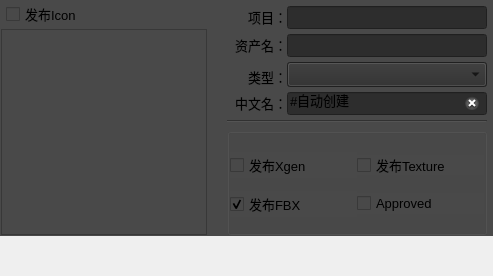
       <widget class="QWidget" name="rig_tab">
        <attribute name="title">
         <string>Rig</string>
        </attribute>
        <layout class="QVBoxLayout" name="verticalLayout_6">
         <property name="spacing">
          <number>0</number>
         </property>
         <property name="leftMargin">
          <number>0</number>
         </property>
         <property name="topMargin">
          <number>0</number>
         </property>
         <property name="rightMargin">
          <number>0</number>
         </property>
         <property name="bottomMargin">
          <number>0</number>
         </property>
         <item>
          <layout class="QVBoxLayout" name="verticalLayout_3">
           <item>
            <widget class="QFrame" name="frame_3">
             <property name="styleSheet">
              <string notr="true">background-color: rgb(73, 73, 73);</string>
             </property>
             <property name="frameShape">
              <enum>QFrame::Shape::NoFrame</enum>
             </property>
             <property name="frameShadow">
              <enum>QFrame::Shadow::Sunken</enum>
             </property>
             <layout class="QHBoxLayout" name="horizontalLayout_10" stretch="0,5">
              <property name="spacing">
               <number>5</number>
              </property>
              <property name="leftMargin">
               <number>1</number>
              </property>
              <property name="topMargin">
               <number>1</number>
              </property>
              <property name="rightMargin">
               <number>1</number>
              </property>
              <property name="bottomMargin">
               <number>1</number>
              </property>
              <item>
               <layout class="QVBoxLayout" name="verticalLayout_4">
                <property name="spacing">
                 <number>2</number>
                </property>
                <item>
                 <layout class="QHBoxLayout" name="horizontalLayout_11" stretch="5,1,0,1">
                  <property name="spacing">
                   <number>0</number>
                  </property>
                  <property name="leftMargin">
                   <number>5</number>
                  </property>
                  <property name="rightMargin">
                   <number>5</number>
                  </property>
                  <item>
                   <widget class="QCheckBox" name="icon_cBox_rig">
                    <property name="font">
                     <font>
                      <family>Microsoft YaHei UI</family>
                      <pointsize>10</pointsize>
                     </font>
                    </property>
                    <property name="styleSheet">
                     <string notr="true"/>
                    </property>
                    <property name="text">
                     <string>发布Icon</string>
                    </property>
                    <property name="checked">
                     <bool>false</bool>
                    </property>
                   </widget>
                  </item>
                  <item>
                   <spacer name="horizontalSpacer_3">
                    <property name="orientation">
                     <enum>Qt::Orientation::Horizontal</enum>
                    </property>
                    <property name="sizeType">
                     <enum>QSizePolicy::Policy::Fixed</enum>
                    </property>
                    <property name="sizeHint" stdset="0">
                     <size>
                      <width>80</width>
                      <height>25</height>
                     </size>
                    </property>
                   </spacer>
                  </item>
                  <item>
                   <widget class="QPushButton" name="capture_btn_rig">
                    <property name="minimumSize">
                     <size>
                      <width>25</width>
                      <height>25</height>
                     </size>
                    </property>
                    <property name="maximumSize">
                     <size>
                      <width>25</width>
                      <height>25</height>
                     </size>
                    </property>
                    <property name="text">
                     <string/>
                    </property>
                    <property name="iconSize">
                     <size>
                      <width>22</width>
                      <height>22</height>
                     </size>
                    </property>
                    <property name="flat">
                     <bool>true</bool>
                    </property>
                   </widget>
                  </item>
                  <item>
                   <widget class="QPushButton" name="render_bttn_rig">
                    <property name="sizePolicy">
                     <sizepolicy hsizetype="Fixed" vsizetype="Fixed">
                      <horstretch>0</horstretch>
                      <verstretch>0</verstretch>
                     </sizepolicy>
                    </property>
                    <property name="minimumSize">
                     <size>
                      <width>25</width>
                      <height>25</height>
                     </size>
                    </property>
                    <property name="maximumSize">
                     <size>
                      <width>25</width>
                      <height>25</height>
                     </size>
                    </property>
                    <property name="toolTip">
                     <string>&lt;html&gt;&lt;head/&gt;&lt;body&gt;&lt;p&gt;&lt;span style=&quot; font-size:10pt;&quot;&gt;重新渲染图标&lt;/span&gt;&lt;/p&gt;&lt;/body&gt;&lt;/html&gt;</string>
                    </property>
                    <property name="text">
                     <string/>
                    </property>
                    <property name="iconSize">
                     <size>
                      <width>22</width>
                      <height>22</height>
                     </size>
                    </property>
                    <property name="flat">
                     <bool>true</bool>
                    </property>
                   </widget>
                  </item>
                 </layout>
                </item>
                <item>
                 <widget class="QFrame" name="frame_4">
                  <property name="sizePolicy">
                   <sizepolicy hsizetype="Fixed" vsizetype="Fixed">
                    <horstretch>0</horstretch>
                    <verstretch>0</verstretch>
                   </sizepolicy>
                  </property>
                  <property name="minimumSize">
                   <size>
                    <width>206</width>
                    <height>206</height>
                   </size>
                  </property>
                  <property name="maximumSize">
                   <size>
                    <width>206</width>
                    <height>206</height>
                   </size>
                  </property>
                  <property name="frameShape">
                   <enum>QFrame::Shape::StyledPanel</enum>
                  </property>
                  <property name="frameShadow">
                   <enum>QFrame::Shadow::Raised</enum>
                  </property>
                  <layout class="QGridLayout" name="gridLayout_4">
                   <property name="leftMargin">
                    <number>1</number>
                   </property>
                   <property name="topMargin">
                    <number>1</number>
                   </property>
                   <property name="rightMargin">
                    <number>1</number>
                   </property>
                   <property name="bottomMargin">
                    <number>1</number>
                   </property>
                   <property name="spacing">
                    <number>1</number>
                   </property>
                   <item row="0" column="0">
                    <widget class="QLabel" name="Preview_label_rig">
                     <property name="sizePolicy">
                      <sizepolicy hsizetype="Fixed" vsizetype="Fixed">
                       <horstretch>0</horstretch>
                       <verstretch>0</verstretch>
                      </sizepolicy>
                     </property>
                     <property name="minimumSize">
                      <size>
                       <width>200</width>
                       <height>200</height>
                      </size>
                     </property>
                     <property name="maximumSize">
                      <size>
                       <width>200</width>
                       <height>200</height>
                      </size>
                     </property>
                     <property name="text">
                      <string/>
                     </property>
                     <property name="scaledContents">
                      <bool>true</bool>
                     </property>
                    </widget>
                   </item>
                  </layout>
                 </widget>
                </item>
               </layout>
              </item>
              <item>
               <layout class="QVBoxLayout" name="verticalLayout_14">
                <property name="spacing">
                 <number>5</number>
                </property>
                <property name="sizeConstraint">
                 <enum>QLayout::SizeConstraint::SetMaximumSize</enum>
                </property>
                <property name="leftMargin">
                 <number>5</number>
                </property>
                <property name="topMargin">
                 <number>5</number>
                </property>
                <property name="rightMargin">
                 <number>5</number>
                </property>
                <item>
                 <layout class="QHBoxLayout" name="horizontalLayout_12">
                  <property name="spacing">
                   <number>0</number>
                  </property>
                  <item>
                   <widget class="QLabel" name="label_7">
                    <property name="sizePolicy">
                     <sizepolicy hsizetype="Preferred" vsizetype="Fixed">
                      <horstretch>0</horstretch>
                      <verstretch>0</verstretch>
                     </sizepolicy>
                    </property>
                    <property name="minimumSize">
                     <size>
                      <width>60</width>
                      <height>0</height>
                     </size>
                    </property>
                    <property name="font">
                     <font>
                      <family>Microsoft YaHei UI</family>
                      <pointsize>10</pointsize>
                     </font>
                    </property>
                    <property name="text">
                     <string>项目：</string>
                    </property>
                    <property name="alignment">
                     <set>Qt::AlignmentFlag::AlignRight|Qt::AlignmentFlag::AlignTrailing|Qt::AlignmentFlag::AlignVCenter</set>
                    </property>
                   </widget>
                  </item>
                  <item>
                   <widget class="QLineEdit" name="proj_lineEdit_rig">
                    <property name="font">
                     <font>
                      <family>Microsoft YaHei UI</family>
                      <pointsize>10</pointsize>
                      <bold>true</bold>
                     </font>
                    </property>
                    <property name="styleSheet">
                     <string notr="true">background-color: rgb(45, 45, 45);
color: rgb(120, 120, 120);</string>
                    </property>
                    <property name="readOnly">
                     <bool>true</bool>
                    </property>
                   </widget>
                  </item>
                 </layout>
                </item>
                <item>
                 <layout class="QHBoxLayout" name="horizontalLayout_13">
                  <property name="spacing">
                   <number>0</number>
                  </property>
                  <item>
                   <widget class="QLabel" name="label_8">
                    <property name="sizePolicy">
                     <sizepolicy hsizetype="Preferred" vsizetype="Fixed">
                      <horstretch>0</horstretch>
                      <verstretch>0</verstretch>
                     </sizepolicy>
                    </property>
                    <property name="minimumSize">
                     <size>
                      <width>60</width>
                      <height>0</height>
                     </size>
                    </property>
                    <property name="font">
                     <font>
                      <family>Microsoft YaHei UI</family>
                      <pointsize>10</pointsize>
                     </font>
                    </property>
                    <property name="text">
                     <string>资产名：</string>
                    </property>
                    <property name="alignment">
                     <set>Qt::AlignmentFlag::AlignRight|Qt::AlignmentFlag::AlignTrailing|Qt::AlignmentFlag::AlignVCenter</set>
                    </property>
                   </widget>
                  </item>
                  <item>
                   <widget class="QLineEdit" name="name_lineEdit_rig">
                    <property name="font">
                     <font>
                      <family>Microsoft YaHei UI</family>
                      <pointsize>10</pointsize>
                     </font>
                    </property>
                    <property name="styleSheet">
                     <string notr="true">background-color: rgb(45, 45, 45);
color: rgb(120, 120, 120);</string>
                    </property>
                    <property name="readOnly">
                     <bool>true</bool>
                    </property>
                   </widget>
                  </item>
                 </layout>
                </item>
                <item>
                 <layout class="QHBoxLayout" name="horizontalLayout_14">
                  <property name="spacing">
                   <number>0</number>
                  </property>
                  <item>
                   <widget class="QLabel" name="label_3">
                    <property name="sizePolicy">
                     <sizepolicy hsizetype="Fixed" vsizetype="Fixed">
                      <horstretch>0</horstretch>
                      <verstretch>0</verstretch>
                     </sizepolicy>
                    </property>
                    <property name="minimumSize">
                     <size>
                      <width>60</width>
                      <height>20</height>
                     </size>
                    </property>
                    <property name="maximumSize">
                     <size>
                      <width>16777215</width>
                      <height>15</height>
                     </size>
                    </property>
                    <property name="font">
                     <font>
                      <family>Microsoft YaHei UI</family>
                      <pointsize>10</pointsize>
                     </font>
                    </property>
                    <property name="text">
                     <string>类型：</string>
                    </property>
                    <property name="alignment">
                     <set>Qt::AlignmentFlag::AlignRight|Qt::AlignmentFlag::AlignTrailing|Qt::AlignmentFlag::AlignVCenter</set>
                    </property>
                   </widget>
                  </item>
                  <item>
                   <widget class="QComboBox" name="publishType_comb_rig">
                    <property name="sizePolicy">
                     <sizepolicy hsizetype="Expanding" vsizetype="Fixed">
                      <horstretch>0</horstretch>
                      <verstretch>0</verstretch>
                     </sizepolicy>
                    </property>
                    <property name="minimumSize">
                     <size>
                      <width>200</width>
                      <height>25</height>
                     </size>
                    </property>
                    <property name="font">
                     <font>
                      <family>Microsoft YaHei UI</family>
                      <pointsize>10</pointsize>
                     </font>
                    </property>
                    <property name="styleSheet">
                     <string notr="true">background-color: rgb(45, 45, 45);</string>
                    </property>
                   </widget>
                  </item>
                 </layout>
                </item>
                <item>
                 <layout class="QHBoxLayout" name="horizontalLayout_15">
                  <property name="spacing">
                   <number>0</number>
                  </property>
                  <item>
                   <widget class="QLabel" name="label_9">
                    <property name="sizePolicy">
                     <sizepolicy hsizetype="Fixed" vsizetype="Fixed">
                      <horstretch>0</horstretch>
                      <verstretch>0</verstretch>
                     </sizepolicy>
                    </property>
                    <property name="minimumSize">
                     <size>
                      <width>60</width>
                      <height>0</height>
                     </size>
                    </property>
                    <property name="maximumSize">
                     <size>
                      <width>16777215</width>
                      <height>16777215</height>
                     </size>
                    </property>
                    <property name="font">
                     <font>
                      <family>Microsoft YaHei UI</family>
                      <pointsize>10</pointsize>
                     </font>
                    </property>
                    <property name="text">
                     <string>中文名：</string>
                    </property>
                    <property name="alignment">
                     <set>Qt::AlignmentFlag::AlignRight|Qt::AlignmentFlag::AlignTrailing|Qt::AlignmentFlag::AlignVCenter</set>
                    </property>
                   </widget>
                  </item>
                  <item>
                   <widget class="QLineEdit" name="CHname_lineEdit_rig">
                    <property name="font">
                     <font>
                      <family>Microsoft YaHei UI</family>
                      <pointsize>10</pointsize>
                     </font>
                    </property>
                    <property name="styleSheet">
                     <string notr="true">background-color: rgb(45, 45, 45);</string>
                    </property>
                    <property name="text">
                     <string>#自动创建</string>
                    </property>
                    <property name="clearButtonEnabled">
                     <bool>true</bool>
                    </property>
                   </widget>
                  </item>
                 </layout>
                </item>
                <item>
                 <widget class="Line" name="line_3">
                  <property name="orientation">
                   <enum>Qt::Orientation::Horizontal</enum>
                  </property>
                 </widget>
                </item>
                <item>
                 <widget class="QGroupBox" name="groupBox_2">
                  <property name="sizePolicy">
                   <sizepolicy hsizetype="Preferred" vsizetype="Minimum">
                    <horstretch>0</horstretch>
                    <verstretch>0</verstretch>
                   </sizepolicy>
                  </property>
                  <property name="font">
                   <font>
                    <family>Microsoft YaHei UI</family>
                    <pointsize>10</pointsize>
                   </font>
                  </property>
                  <property name="styleSheet">
                   <string notr="true">background-color: rgb(73, 73, 73);</string>
                  </property>
                  <property name="title">
                   <string/>
                  </property>
                  <property name="alignment">
                   <set>Qt::AlignmentFlag::AlignLeading|Qt::AlignmentFlag::AlignLeft|Qt::AlignmentFlag::AlignVCenter</set>
                  </property>
                  <property name="flat">
                   <bool>true</bool>
                  </property>
                  <layout class="QGridLayout" name="gridLayout_5">
                   <property name="leftMargin">
                    <number>0</number>
                   </property>
                   <property name="topMargin">
                    <number>5</number>
                   </property>
                   <property name="rightMargin">
                    <number>0</number>
                   </property>
                   <property name="bottomMargin">
                    <number>0</number>
                   </property>
                   <property name="spacing">
                    <number>0</number>
                   </property>
                   <item row="0" column="0">
                    <widget class="QCheckBox" name="xgen_cBox_2">
                     <property name="font">
                      <font>
                       <family>Microsoft YaHei UI</family>
                       <pointsize>10</pointsize>
                      </font>
                     </property>
                     <property name="styleSheet">
                      <string notr="true"/>
                     </property>
                     <property name="text">
                      <string>发布Xgen</string>
                     </property>
                    </widget>
                   </item>
                   <item row="0" column="1">
                    <widget class="QCheckBox" name="textures_cBox_2">
                     <property name="maximumSize">
                      <size>
                       <width>16777215</width>
                       <height>20</height>
                      </size>
                     </property>
                     <property name="font">
                      <font>
                       <family>Microsoft YaHei UI</family>
                       <pointsize>10</pointsize>
                      </font>
                     </property>
                     <property name="text">
                      <string>发布Texture</string>
                     </property>
                     <property name="checked">
                      <bool>false</bool>
                     </property>
                    </widget>
                   </item>
                   <item row="2" column="0">
                    <widget class="QCheckBox" name="fbx_cBox_2">
                     <property name="font">
                      <font>
                       <family>Microsoft YaHei UI</family>
                       <pointsize>10</pointsize>
                      </font>
                     </property>
                     <property name="text">
                      <string>发布FBX</string>
                     </property>
                     <property name="checked">
                      <bool>true</bool>
                     </property>
                    </widget>
                   </item>
                   <item row="2" column="1">
                    <widget class="QCheckBox" name="approved_cBox_2">
                     <property name="font">
                      <font>
                       <family>Microsoft YaHei UI</family>
                       <pointsize>10</pointsize>
                      </font>
                     </property>
                     <property name="text">
                      <string>Approved</string>
                     </property>
                    </widget>
                   </item>
                  </layout>
                 </widget>
                </item>
               </layout>
              </item>
             </layout>
            </widget>
           </item>
           <item>
            <spacer name="verticalSpacer_3">
             <property name="orientation">
              <enum>Qt::Orientation::Vertical</enum>
             </property>
             <property name="sizeType">
              <enum>QSizePolicy::Policy::Minimum</enum>
             </property>
             <property name="sizeHint" stdset="0">
              <size>
               <width>20</width>
               <height>40</height>
              </size>
             </property>
            </spacer>
           </item>
          </layout>
         </item>
        </layout>
       </widget>
